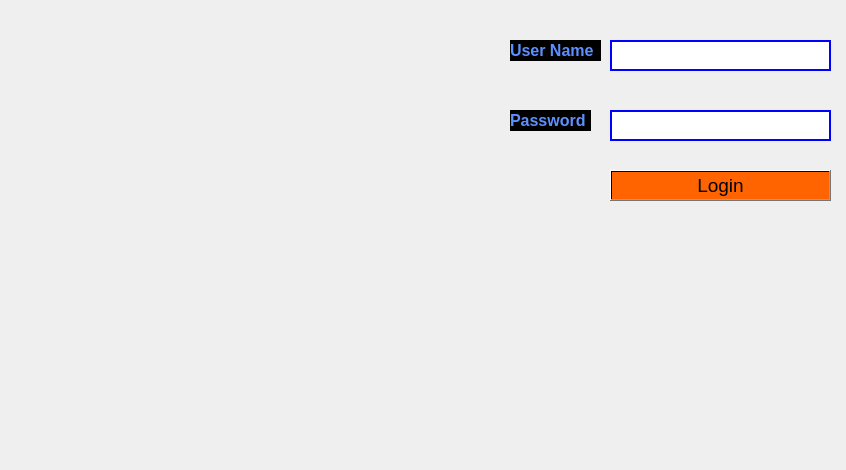
<?xml version="1.0" encoding="UTF-8"?>
<ui version="4.0">
 <class>Form</class>
 <widget class="QWidget" name="Form">
  <property name="geometry">
   <rect>
    <x>0</x>
    <y>0</y>
    <width>846</width>
    <height>470</height>
   </rect>
  </property>
  <property name="windowTitle">
   <string>Form</string>
  </property>
  <widget class="QLabel" name="label">
   <property name="geometry">
    <rect>
     <x>0</x>
     <y>0</y>
     <width>851</width>
     <height>471</height>
    </rect>
   </property>
   <property name="styleSheet">
    <string notr="true">border-image: url(C:/Users/Fatih/Desktop/back.jpg);</string>
   </property>
   <property name="text">
    <string/>
   </property>
  </widget>
  <widget class="QTextEdit" name="textEdit">
   <property name="geometry">
    <rect>
     <x>610</x>
     <y>40</y>
     <width>221</width>
     <height>31</height>
    </rect>
   </property>
   <property name="styleSheet">
    <string notr="true">border: 2px solid blue;

</string>
   </property>
  </widget>
  <widget class="QTextEdit" name="textEdit_2">
   <property name="geometry">
    <rect>
     <x>610</x>
     <y>110</y>
     <width>221</width>
     <height>31</height>
    </rect>
   </property>
   <property name="styleSheet">
    <string notr="true">border: 2px solid blue;</string>
   </property>
  </widget>
  <widget class="QLabel" name="label_2">
   <property name="geometry">
    <rect>
     <x>510</x>
     <y>40</y>
     <width>91</width>
     <height>21</height>
    </rect>
   </property>
   <property name="font">
    <font>
     <family>MS Shell Dlg 2</family>
     <pointsize>12</pointsize>
     <weight>75</weight>
     <bold>true</bold>
    </font>
   </property>
   <property name="styleSheet">
    <string notr="true">background-color: rgb(0, 0, 0);
color: rgb(93, 144, 255);</string>
   </property>
   <property name="text">
    <string>User Name</string>
   </property>
  </widget>
  <widget class="QLabel" name="label_3">
   <property name="geometry">
    <rect>
     <x>510</x>
     <y>110</y>
     <width>81</width>
     <height>21</height>
    </rect>
   </property>
   <property name="font">
    <font>
     <family>MS Shell Dlg 2</family>
     <pointsize>12</pointsize>
     <weight>75</weight>
     <bold>true</bold>
    </font>
   </property>
   <property name="styleSheet">
    <string notr="true">background-color: rgb(0, 0, 0);
color: rgb(93, 144, 255);</string>
   </property>
   <property name="text">
    <string>Password</string>
   </property>
  </widget>
  <widget class="QPushButton" name="pushButton">
   <property name="geometry">
    <rect>
     <x>610</x>
     <y>170</y>
     <width>221</width>
     <height>31</height>
    </rect>
   </property>
   <property name="font">
    <font>
     <pointsize>14</pointsize>
     <weight>50</weight>
     <bold>false</bold>
    </font>
   </property>
   <property name="styleSheet">
    <string notr="true">color: rgb(0, 0, 0);
background-color: qlineargradient(spread:pad, x1:0, y1:0, x2:1, y2:0, stop:0 rgba(255, 100, 0, 255), stop:1 rgba(255, 100, 0, 255));
</string>
   </property>
   <property name="text">
    <string>Login</string>
   </property>
  </widget>
 </widget>
 <resources/>
 <connections/>
</ui>
